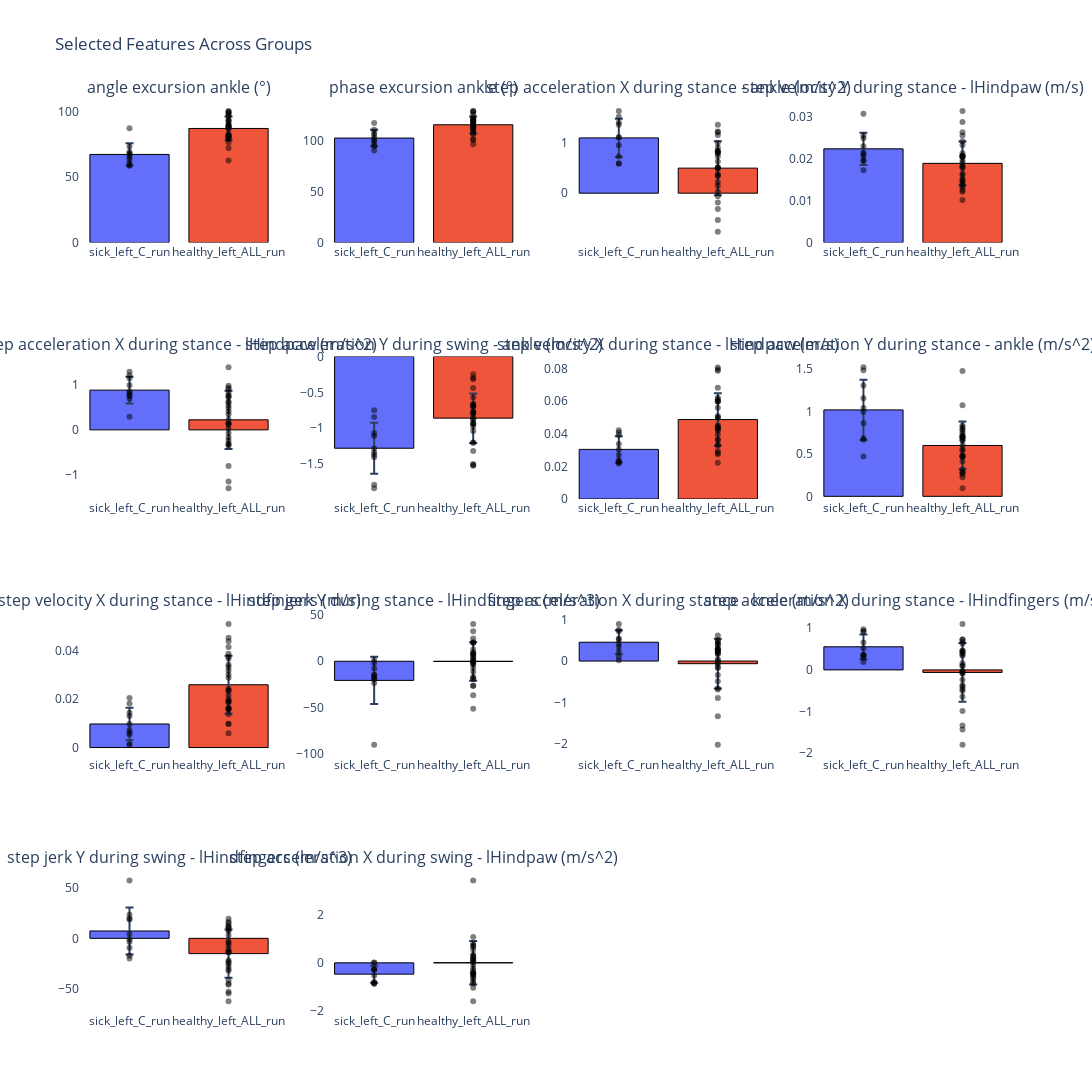

The code cell stored with this chart in its notebook:
### Code cell
## Compare the statistically significant results against the e_sick group
print(f"Number of features: {len(res_df)}")

## remove all the features in all_vs_c_df that have ' at ' in the name
all_vs_c_df = all_vs_c_df[~all_vs_c_df['feature'].str.contains(' at ', case=False)]
print(f"Number of significant features that describe the lesion effect: {len(all_vs_c_df)}")

res_df_lesion = res_df[res_df['feature'].isin(all_vs_c_df['feature'])]

print(f"Number selected lesion features affected by the treatment: {len(res_df_lesion)}")
print(f"Lesion features affected by the treatment:\n{res_df_lesion.head()}")
print(f"Number of features going towards healthy: {len(res_df_lesion[res_df_lesion['direction'] == 'towards_healthy'])}")
print(res_df_lesion['feature'][res_df_lesion['direction'] == 'towards_healthy'].to_list())
print(f"Number of features worsening: {len(res_df_lesion[res_df_lesion['direction'] == 'away_from_healthy'])}")
print(res_df_lesion['feature'][res_df_lesion['direction'] == 'away_from_healthy'].to_list())

## Compare all healthy vs treatment to see non-pathology-related features
healthy_vs_treatment_df = all_vs_e_df[~all_vs_e_df['feature'].str.contains(' at ', case=False)]
print(f"\nNumber of significant features affected by the treatment: {len(healthy_vs_treatment_df)}")
## Remove the features that are in the lesion effect
healthy_vs_treatment_df = healthy_vs_treatment_df[~healthy_vs_treatment_df['feature'].isin(all_vs_c_df['feature'])]

res_df_treatment = res_df[res_df['feature'].isin(healthy_vs_treatment_df['feature'])]
print(f"Number of selected features that are not pathological: {len(res_df_treatment)}")

print(f"Non-pathological features: {res_df_treatment.head()}")
print(f"Number of features going towards healthy: {len(res_df_treatment[res_df_treatment['direction'] == 'towards_healthy'])}")
print(res_df_treatment['feature'][res_df_treatment['direction'] == 'towards_healthy'].to_list())
print(f"Number of features worsening: {len(res_df_treatment[res_df_treatment['direction'] == 'away_from_healthy'])}")
print(res_df_treatment['feature'][res_df_treatment['direction'] == 'away_from_healthy'].to_list())

### DEBUG
# lesion_set = set(all_vs_c_df['feature'])
# treat_set = set(healthy_vs_treatment_df['feature'])

# overlap = lesion_set & treat_set

# print(f"Lesion features: {len(lesion_set)}")
# print(f"Treatment features: {len(treat_set)}")
# print(f"Overlap: {len(overlap)}")
# print(f"Expected non-pathological: {len(treat_set) - len(overlap)}")
# print(f"Your non-pathological: {len(healthy_vs_treatment_df[~healthy_vs_treatment_df['feature'].isin(lesion_set)])}")
res_df_lesion.to_csv(os.path.join('./', 'lesion_features_affected_by_treatment.csv'), index=False)
res_df_treatment.to_csv(os.path.join('./', 'non_pathological_features_affected_by_treatment.csv'), index=False)

print(feature_subsets[limb].keys())
fig_lesion = plot_features_list_across_groups(
    feature_list=res_df_lesion['feature'].tolist(),
    feature_subsets=feature_subsets,
    limb='hindlimb',
    sides=['left'],  # or ['left', 'right']
    groups=['healthy_left_ALL_', 'sick_left_C_']  
)
fig_lesion.show()

fig_non_path = plot_features_list_across_groups(
    feature_list=res_df_treatment['feature'].tolist(),
    feature_subsets=feature_subsets,
    limb='hindlimb',
    sides=['left'],
    groups=['healthy_left_ALL_', 'sick_left_E_'] 
)
fig_non_path.show()

fig_lesion.write_image("lesion_features.svg")
fig_non_path.write_image("non_pathological_features.svg")

### Figure 1 — Plotly figure (JSON) as saved in the notebook; plotly's stock layout.template omitted (floating-point values rounded to 4 significant figures)
{"data": [{"error_y": {"array": [8.463, 9.042], "type": "data", "visible": true}, "marker": {"color": ["#636EFA", "#EF553B"], "line": {"color": "black", "width": 1}}, "name": "Mean angle excursion - rhindlimb - ankle (°)", "type": "bar", "x": ["sick_left_C_run", "healthy_left_ALL_run"], "xaxis": "x", "y": [67.16, 86.98], "yaxis": "y"}, {"marker": {"color": "black", "opacity": 0.5, "size": 6}, "mode": "markers", "showlegend": false, "type": "scatter", "x": ["sick_left_C_run", "sick_left_C_run", "sick_left_C_run", "sick_left_C_run", "sick_left_C_run", "sick_left_C_run", "sick_left_C_run", "sick_left_C_run", "sick_left_C_run", "sick_left_C_run"], "xaxis": "x", "y": [67.72, 63.57, 58.57, 87.2, 60.54, 65.3, 73.31, 58.97, 67.33, 69.1], "yaxis": "y"}, {"marker": {"color": "black", "opacity": 0.5, "size": 6}, "mode": "markers", "showlegend": false, "type": "scatter", "x": ["healthy_left_ALL_run", "healthy_left_ALL_run", "healthy_left_ALL_run", "healthy_left_ALL_run", "healthy_left_ALL_run", "healthy_left_ALL_run", "healthy_left_ALL_run", "healthy_left_ALL_run", "healthy_left_ALL_run", "healthy_left_ALL_run", "healthy_left_ALL_run", "healthy_left_ALL_run", "healthy_left_ALL_run", "healthy_left_ALL_run", "healthy_left_ALL_run", "healthy_left_ALL_run", "healthy_left_ALL_run", "healthy_left_ALL_run", "healthy_left_ALL_run", "healthy_left_ALL_run", "healthy_left_ALL_run", "healthy_left_ALL_run", "healthy_left_ALL_run", "healthy_left_ALL_run", "healthy_left_ALL_run", "healthy_left_ALL_run", "healthy_left_ALL_run", "healthy_left_ALL_run"], "xaxis": "x", "y": [87.37, 100.4, 99.68, 82.69, 98.33, 92.6, 88.41, 76.45, 93.69, 86.48, 92.83, 99.33, 80.23, 81.14, 88.5, 90.06, 97.33, 87.93, 62.58, 72.08, 79.18, 82.06, 88.79, 90.34, 81.0, 78.86, 80.75, 96.23], "yaxis": "y"}, {"error_y": {"array": [8.154, 8.249], "type": "data", "visible": true}, "marker": {"color": ["#636EFA", "#EF553B"], "line": {"color": "black", "width": 1}}, "name": "Mean phase excursion - rhindlimb - ankle (°)", "type": "bar", "x": ["sick_left_C_run", "healthy_left_ALL_run"], "xaxis": "x2", "y": [102.8, 115.9], "yaxis": "y2"}, {"marker": {"color": "black", "opacity": 0.5, "size": 6}, "mode": "markers", "showlegend": false, "type": "scatter", "x": ["sick_left_C_run", "sick_left_C_run", "sick_left_C_run", "sick_left_C_run", "sick_left_C_run", "sick_left_C_run", "sick_left_C_run", "sick_left_C_run", "sick_left_C_run", "sick_left_C_run"], "xaxis": "x2", "y": [103.2, 99.71, 96.32, 117.7, 94.74, 111.1, 108.1, 90.59, 100.8, 106.2], "yaxis": "y2"}, {"marker": {"color": "black", "opacity": 0.5, "size": 6}, "mode": "markers", "showlegend": false, "type": "scatter", "x": ["healthy_left_ALL_run", "healthy_left_ALL_run", "healthy_left_ALL_run", "healthy_left_ALL_run", "healthy_left_ALL_run", "healthy_left_ALL_run", "healthy_left_ALL_run", "healthy_left_ALL_run", "healthy_left_ALL_run", "healthy_left_ALL_run", "healthy_left_ALL_run", "healthy_left_ALL_run", "healthy_left_ALL_run", "healthy_left_ALL_run", "healthy_left_ALL_run", "healthy_left_ALL_run", "healthy_left_ALL_run", "healthy_left_ALL_run", "healthy_left_ALL_run", "healthy_left_ALL_run", "healthy_left_ALL_run", "healthy_left_ALL_run", "healthy_left_ALL_run", "healthy_left_ALL_run", "healthy_left_ALL_run", "healthy_left_ALL_run", "healthy_left_ALL_run", "healthy_left_ALL_run"], "xaxis": "x2", "y": [110.0, 129.3, 120.7, 121.9, 122.7, 121.3, 107.7, 96.68, 125.6, 114.9, 119.1, 129.6, 100.8, 113.7, 116.7, 114.5, 120.4, 119.0, 101.7, 106.7, 115.1, 113.5, 116.5, 119.2, 116.9, 111.2, 112.0, 128.2], "yaxis": "y2"}, {"error_y": {"array": [0.3801, 0.5353], "type": "data", "visible": true}, "marker": {"color": ["#636EFA", "#EF553B"], "line": {"color": "black", "width": 1}}, "name": "Mean step acceleration X during stance - ankle (m/s^2)", "type": "bar", "x": ["sick_left_C_run", "healthy_left_ALL_run"], "xaxis": "x3", "y": [1.096, 0.4962], "yaxis": "y3"}, {"marker": {"color": "black", "opacity": 0.5, "size": 6}, "mode": "markers", "showlegend": false, "type": "scatter", "x": ["sick_left_C_run", "sick_left_C_run", "sick_left_C_run", "sick_left_C_run", "sick_left_C_run", "sick_left_C_run", "sick_left_C_run", "sick_left_C_run", "sick_left_C_run", "sick_left_C_run"], "xaxis": "x3", "y": [0.7249, 1.108, 1.356, 0.5925, 1.398, 1.631, 1.101, 0.9477, 1.515, 0.5809], "yaxis": "y3"}, {"marker": {"color": "black", "opacity": 0.5, "size": 6}, "mode": "markers", "showlegend": false, "type": "scatter", "x": ["healthy_left_ALL_run", "healthy_left_ALL_run", "healthy_left_ALL_run", "healthy_left_ALL_run", "healthy_left_ALL_run", "healthy_left_ALL_run", "healthy_left_ALL_run", "healthy_left_ALL_run", "healthy_left_ALL_run", "healthy_left_ALL_run", "healthy_left_ALL_run", "healthy_left_ALL_run", "healthy_left_ALL_run", "healthy_left_ALL_run", "healthy_left_ALL_run", "healthy_left_ALL_run", "healthy_left_ALL_run", "healthy_left_ALL_run", "healthy_left_ALL_run", "healthy_left_ALL_run", "healthy_left_ALL_run", "healthy_left_ALL_run", "healthy_left_ALL_run", "healthy_left_ALL_run", "healthy_left_ALL_run", "healthy_left_ALL_run", "healthy_left_ALL_run", "healthy_left_ALL_run"], "xaxis": "x3", "y": [-0.5328, 0.1496, -0.06222, -0.3119, 0.9927, 0.5139, 0.9013, 0.7303, 0.6302, 1.354, 0.3436, 0.2199, -0.762, 0.8301, 0.02997, 1.221, 0.382, 1.151, 0.7968, 0.7949, 1.208, 0.4921, 0.5085, -0.1834, 0.8359, 0.4914, 0.8232, 0.3458], "yaxis": "y3"}, {"error_y": {"array": [0.00385, 0.005193], "type": "data", "visible": true}, "marker": {"color": ["#636EFA", "#EF553B"], "line": {"color": "black", "width": 1}}, "name": "Mean step velocity Y during stance - lHindpaw (m/s)", "type": "bar", "x": ["sick_left_C_run", "healthy_left_ALL_run"], "xaxis": "x4", "y": [0.02228, 0.01882], "yaxis": "y4"}, {"marker": {"color": "black", "opacity": 0.5, "size": 6}, "mode": "markers", "showlegend": false, "type": "scatter", "x": ["sick_left_C_run", "sick_left_C_run", "sick_left_C_run", "sick_left_C_run", "sick_left_C_run", "sick_left_C_run", "sick_left_C_run", "sick_left_C_run", "sick_left_C_run", "sick_left_C_run"], "xaxis": "x4", "y": [0.02478, 0.02133, 0.02291, 0.01721, 0.02049, 0.03061, 0.02102, 0.01946, 0.02546, 0.01948], "yaxis": "y4"}, {"marker": {"color": "black", "opacity": 0.5, "size": 6}, "mode": "markers", "showlegend": false, "type": "scatter", "x": ["healthy_left_ALL_run", "healthy_left_ALL_run", "healthy_left_ALL_run", "healthy_left_ALL_run", "healthy_left_ALL_run", "healthy_left_ALL_run", "healthy_left_ALL_run", "healthy_left_ALL_run", "healthy_left_ALL_run", "healthy_left_ALL_run", "healthy_left_ALL_run", "healthy_left_ALL_run", "healthy_left_ALL_run", "healthy_left_ALL_run", "healthy_left_ALL_run", "healthy_left_ALL_run", "healthy_left_ALL_run", "healthy_left_ALL_run", "healthy_left_ALL_run", "healthy_left_ALL_run", "healthy_left_ALL_run", "healthy_left_ALL_run", "healthy_left_ALL_run", "healthy_left_ALL_run", "healthy_left_ALL_run", "healthy_left_ALL_run", "healthy_left_ALL_run", "healthy_left_ALL_run"], "xaxis": "x4", "y": [0.02619, 0.01208, 0.01244, 0.02051, 0.0177, 0.02316, 0.01465, 0.01398, 0.01896, 0.02125, 0.01357, 0.01593, 0.01009, 0.01952, 0.02066, 0.02547, 0.02049, 0.0313, 0.01818, 0.01314, 0.02409, 0.01801, 0.02864, 0.0203, 0.01642, 0.01461, 0.01515, 0.02039], "yaxis": "y4"}, {"error_y": {"array": [0.2975, 0.651], "type": "data", "visible": true}, "marker": {"color": ["#636EFA", "#EF553B"], "line": {"color": "black", "width": 1}}, "name": "Mean step acceleration X during stance - lHindpaw (m/s^2)", "type": "bar", "x": ["sick_left_C_run", "healthy_left_ALL_run"], "xaxis": "x5", "y": [0.89, 0.225], "yaxis": "y5"}, {"marker": {"color": "black", "opacity": 0.5, "size": 6}, "mode": "markers", "showlegend": false, "type": "scatter", "x": ["sick_left_C_run", "sick_left_C_run", "sick_left_C_run", "sick_left_C_run", "sick_left_C_run", "sick_left_C_run", "sick_left_C_run", "sick_left_C_run", "sick_left_C_run", "sick_left_C_run"], "xaxis": "x5", "y": [0.7513, 1.001, 0.8325, 0.2933, 1.304, 1.225, 0.8573, 0.6957, 1.158, 0.7821], "yaxis": "y5"}, {"marker": {"color": "black", "opacity": 0.5, "size": 6}, "mode": "markers", "showlegend": false, "type": "scatter", "x": ["healthy_left_ALL_run", "healthy_left_ALL_run", "healthy_left_ALL_run", "healthy_left_ALL_run", "healthy_left_ALL_run", "healthy_left_ALL_run", "healthy_left_ALL_run", "healthy_left_ALL_run", "healthy_left_ALL_run", "healthy_left_ALL_run", "healthy_left_ALL_run", "healthy_left_ALL_run", "healthy_left_ALL_run", "healthy_left_ALL_run", "healthy_left_ALL_run", "healthy_left_ALL_run", "healthy_left_ALL_run", "healthy_left_ALL_run", "healthy_left_ALL_run", "healthy_left_ALL_run", "healthy_left_ALL_run", "healthy_left_ALL_run", "healthy_left_ALL_run", "healthy_left_ALL_run", "healthy_left_ALL_run", "healthy_left_ALL_run", "healthy_left_ALL_run", "healthy_left_ALL_run"], "xaxis": "x5", "y": [-1.158, -0.3253, -0.167, -0.808, 0.9869, -0.2402, 0.946, 0.4162, 0.2301, 0.9106, 0.1417, -0.3562, -1.305, 0.7267, 0.1363, 0.769, 0.03013, 0.4885, 0.6147, 0.8307, 1.4, 0.7512, -0.06827, -0.3055, 0.6279, 0.5451, 0.3497, 0.1335], "yaxis": "y5"}, {"error_y": {"array": [0.3555, 0.345], "type": "data", "visible": true}, "marker": {"color": ["#636EFA", "#EF553B"], "line": {"color": "black", "width": 1}}, "name": "Mean step acceleration Y during swing - ankle (m/s^2)", "type": "bar", "x": ["sick_left_C_run", "healthy_left_ALL_run"], "xaxis": "x6", "y": [-1.278, -0.8591], "yaxis": "y6"}, {"marker": {"color": "black", "opacity": 0.5, "size": 6}, "mode": "markers", "showlegend": false, "type": "scatter", "x": ["sick_left_C_run", "sick_left_C_run", "sick_left_C_run", "sick_left_C_run", "sick_left_C_run", "sick_left_C_run", "sick_left_C_run", "sick_left_C_run", "sick_left_C_run", "sick_left_C_run"], "xaxis": "x6", "y": [-1.404, -1.068, -1.787, -0.7507, -1.34, -1.835, -1.108, -1.368, -1.281, -0.8431], "yaxis": "y6"}, {"marker": {"color": "black", "opacity": 0.5, "size": 6}, "mode": "markers", "showlegend": false, "type": "scatter", "x": ["healthy_left_ALL_run", "healthy_left_ALL_run", "healthy_left_ALL_run", "healthy_left_ALL_run", "healthy_left_ALL_run", "healthy_left_ALL_run", "healthy_left_ALL_run", "healthy_left_ALL_run", "healthy_left_ALL_run", "healthy_left_ALL_run", "healthy_left_ALL_run", "healthy_left_ALL_run", "healthy_left_ALL_run", "healthy_left_ALL_run", "healthy_left_ALL_run", "healthy_left_ALL_run", "healthy_left_ALL_run", "healthy_left_ALL_run", "healthy_left_ALL_run", "healthy_left_ALL_run", "healthy_left_ALL_run", "healthy_left_ALL_run", "healthy_left_ALL_run", "healthy_left_ALL_run", "healthy_left_ALL_run", "healthy_left_ALL_run", "healthy_left_ALL_run", "healthy_left_ALL_run"], "xaxis": "x6", "y": [-1.202, -0.7632, -0.3164, -0.7948, -0.6955, -0.8774, -0.9342, -1.522, -0.7849, -0.9402, -0.2459, -0.975, -1.498, -0.4396, -1.512, -0.6948, -1.318, -0.9292, -0.8413, -0.6722, -0.2965, -0.8715, -1.2, -0.6569, -0.7811, -0.567, -1.039, -0.6868], "yaxis": "y6"}, {"error_y": {"array": [0.008055, 0.01609], "type": "data", "visible": true}, "marker": {"color": ["#636EFA", "#EF553B"], "line": {"color": "black", "width": 1}}, "name": "Mean step velocity X during stance - lHindpaw (m/s)", "type": "bar", "x": ["sick_left_C_run", "healthy_left_ALL_run"], "xaxis": "x7", "y": [0.03042, 0.04871], "yaxis": "y7"}, {"marker": {"color": "black", "opacity": 0.5, "size": 6}, "mode": "markers", "showlegend": false, "type": "scatter", "x": ["sick_left_C_run", "sick_left_C_run", "sick_left_C_run", "sick_left_C_run", "sick_left_C_run", "sick_left_C_run", "sick_left_C_run", "sick_left_C_run", "sick_left_C_run", "sick_left_C_run"], "xaxis": "x7", "y": [0.02177, 0.02243, 0.03917, 0.02702, 0.02299, 0.0303, 0.0408, 0.02377, 0.0422, 0.03373], "yaxis": "y7"}, {"marker": {"color": "black", "opacity": 0.5, "size": 6}, "mode": "markers", "showlegend": false, "type": "scatter", "x": ["healthy_left_ALL_run", "healthy_left_ALL_run", "healthy_left_ALL_run", "healthy_left_ALL_run", "healthy_left_ALL_run", "healthy_left_ALL_run", "healthy_left_ALL_run", "healthy_left_ALL_run", "healthy_left_ALL_run", "healthy_left_ALL_run", "healthy_left_ALL_run", "healthy_left_ALL_run", "healthy_left_ALL_run", "healthy_left_ALL_run", "healthy_left_ALL_run", "healthy_left_ALL_run", "healthy_left_ALL_run", "healthy_left_ALL_run", "healthy_left_ALL_run", "healthy_left_ALL_run", "healthy_left_ALL_run", "healthy_left_ALL_run", "healthy_left_ALL_run", "healthy_left_ALL_run", "healthy_left_ALL_run", "healthy_left_ALL_run", "healthy_left_ALL_run", "healthy_left_ALL_run"], "xaxis": "x7", "y": [0.0807, 0.04527, 0.02828, 0.05989, 0.04402, 0.04987, 0.02222, 0.03951, 0.03328, 0.06204, 0.03628, 0.05092, 0.04997, 0.03635, 0.06823, 0.05967, 0.04199, 0.0794, 0.02937, 0.03287, 0.06112, 0.04411, 0.07856, 0.04278, 0.056, 0.02749, 0.04364, 0.06], "yaxis": "y7"}, {"error_y": {"array": [0.3555, 0.2811], "type": "data", "visible": true}, "marker": {"color": ["#636EFA", "#EF553B"], "line": {"color": "black", "width": 1}}, "name": "Mean step acceleration Y during stance - ankle (m/s^2)", "type": "bar", "x": ["sick_left_C_run", "healthy_left_ALL_run"], "xaxis": "x8", "y": [1.019, 0.5996], "yaxis": "y8"}, {"marker": {"color": "black", "opacity": 0.5, "size": 6}, "mode": "markers", "showlegend": false, "type": "scatter", "x": ["sick_left_C_run", "sick_left_C_run", "sick_left_C_run", "sick_left_C_run", "sick_left_C_run", "sick_left_C_run", "sick_left_C_run", "sick_left_C_run", "sick_left_C_run", "sick_left_C_run"], "xaxis": "x8", "y": [1.305, 0.8604, 1.52, 0.468, 0.997, 1.487, 0.6661, 1.041, 1.157, 0.6838], "yaxis": "y8"}, {"marker": {"color": "black", "opacity": 0.5, "size": 6}, "mode": "markers", "showlegend": false, "type": "scatter", "x": ["healthy_left_ALL_run", "healthy_left_ALL_run", "healthy_left_ALL_run", "healthy_left_ALL_run", "healthy_left_ALL_run", "healthy_left_ALL_run", "healthy_left_ALL_run", "healthy_left_ALL_run", "healthy_left_ALL_run", "healthy_left_ALL_run", "healthy_left_ALL_run", "healthy_left_ALL_run", "healthy_left_ALL_run", "healthy_left_ALL_run", "healthy_left_ALL_run", "healthy_left_ALL_run", "healthy_left_ALL_run", "healthy_left_ALL_run", "healthy_left_ALL_run", "healthy_left_ALL_run", "healthy_left_ALL_run", "healthy_left_ALL_run", "healthy_left_ALL_run", "healthy_left_ALL_run", "healthy_left_ALL_run", "healthy_left_ALL_run", "healthy_left_ALL_run", "healthy_left_ALL_run"], "xaxis": "x8", "y": [0.7131, 0.2614, 0.09675, 0.6614, 0.7446, 0.6605, 0.6009, 1.477, 0.4776, 0.7066, 0.3198, 0.5545, 0.6962, 0.2854, 1.073, 0.5358, 0.7739, 0.8146, 0.683, 0.4651, 0.2257, 0.4096, 0.8347, 0.4748, 0.4674, 0.2821, 0.7897, 0.7035], "yaxis": "y8"}, {"error_y": {"array": [0.006677, 0.01197], "type": "data", "visible": true}, "marker": {"color": ["#636EFA", "#EF553B"], "line": {"color": "black", "width": 1}}, "name": "Mean step velocity X during stance - lHindfingers (m/s)", "type": "bar", "x": ["sick_left_C_run", "healthy_left_ALL_run"], "xaxis": "x9", "y": [0.009762, 0.02601], "yaxis": "y9"}, {"marker": {"color": "black", "opacity": 0.5, "size": 6}, "mode": "markers", "showlegend": false, "type": "scatter", "x": ["sick_left_C_run", "sick_left_C_run", "sick_left_C_run", "sick_left_C_run", "sick_left_C_run", "sick_left_C_run", "sick_left_C_run", "sick_left_C_run", "sick_left_C_run", "sick_left_C_run"], "xaxis": "x9", "y": [0.001528, 0.00611, 0.0144, 0.005376, 0.007279, 0.009777, 0.02054, 0.001213, 0.01828, 0.0131], "yaxis": "y9"}, {"marker": {"color": "black", "opacity": 0.5, "size": 6}, "mode": "markers", "showlegend": false, "type": "scatter", "x": ["healthy_left_ALL_run", "healthy_left_ALL_run", "healthy_left_ALL_run", "healthy_left_ALL_run", "healthy_left_ALL_run", "healthy_left_ALL_run", "healthy_left_ALL_run", "healthy_left_ALL_run", "healthy_left_ALL_run", "healthy_left_ALL_run", "healthy_left_ALL_run", "healthy_left_ALL_run", "healthy_left_ALL_run", "healthy_left_ALL_run", "healthy_left_ALL_run", "healthy_left_ALL_run", "healthy_left_ALL_run", "healthy_left_ALL_run", "healthy_left_ALL_run", "healthy_left_ALL_run", "healthy_left_ALL_run", "healthy_left_ALL_run", "healthy_left_ALL_run", "healthy_left_ALL_run", "healthy_left_ALL_run", "healthy_left_ALL_run", "healthy_left_ALL_run", "healthy_left_ALL_run"], "xaxis": "x9", "y": [0.05123, 0.02161, 0.009738, 0.03192, 0.01574, 0.01999, 0.005919, 0.01862, 0.01647, 0.03759, 0.01924, 0.02889, 0.03332, 0.01601, 0.04549, 0.03028, 0.02363, 0.04164, 0.01384, 0.01632, 0.03884, 0.0235, 0.04403, 0.019, 0.03428, 0.009898, 0.02435, 0.03686], "yaxis": "y9"}, {"error_y": {"array": [25.63, 20.69], "type": "data", "visible": true}, "marker": {"color": ["#636EFA", "#EF553B"], "line": {"color": "black", "width": 1}}, "name": "Mean step jerk Y during stance - lHindfingers (m/s^3)", "type": "bar", "x": ["sick_left_C_run", "healthy_left_ALL_run"], "xaxis": "x10", "y": [-20.63, -0.2285], "yaxis": "y10"}, {"marker": {"color": "black", "opacity": 0.5, "size": 6}, "mode": "markers", "showlegend": false, "type": "scatter", "x": ["sick_left_C_run", "sick_left_C_run", "sick_left_C_run", "sick_left_C_run", "sick_left_C_run", "sick_left_C_run", "sick_left_C_run", "sick_left_C_run", "sick_left_C_run", "sick_left_C_run"], "xaxis": "x10", "y": [-15.1, -23.34, 1.547, -7.897, -16.99, -90.01, -14.48, -19.52, -1.887, -18.66], "yaxis": "y10"}, {"marker": {"color": "black", "opacity": 0.5, "size": 6}, "mode": "markers", "showlegend": false, "type": "scatter", "x": ["healthy_left_ALL_run", "healthy_left_ALL_run", "healthy_left_ALL_run", "healthy_left_ALL_run", "healthy_left_ALL_run", "healthy_left_ALL_run", "healthy_left_ALL_run", "healthy_left_ALL_run", "healthy_left_ALL_run", "healthy_left_ALL_run", "healthy_left_ALL_run", "healthy_left_ALL_run", "healthy_left_ALL_run", "healthy_left_ALL_run", "healthy_left_ALL_run", "healthy_left_ALL_run", "healthy_left_ALL_run", "healthy_left_ALL_run", "healthy_left_ALL_run", "healthy_left_ALL_run", "healthy_left_ALL_run", "healthy_left_ALL_run", "healthy_left_ALL_run", "healthy_left_ALL_run", "healthy_left_ALL_run", "healthy_left_ALL_run", "healthy_left_ALL_run", "healthy_left_ALL_run"], "xaxis": "x10", "y": [-51.38, -11.43, -2.965, -0.9193, -16.9, -6.66, 4.979, 24.48, -19.31, -26.53, 0.3579, -26.49, 40.39, 1.488, 12.85, 7.581, -18.29, 32.39, 3.533, 20.27, 9.055, 20.28, 8.967, -2.28, 6.803, 0.1198, 20.0, -36.78], "yaxis": "y10"}, {"error_y": {"array": [0.2885, 0.6031], "type": "data", "visible": true}, "marker": {"color": ["#636EFA", "#EF553B"], "line": {"color": "black", "width": 1}}, "name": "Mean step acceleration X during stance - knee (m/s^2)", "type": "bar", "x": ["sick_left_C_run", "healthy_left_ALL_run"], "xaxis": "x11", "y": [0.4559, -0.06393], "yaxis": "y11"}, {"marker": {"color": "black", "opacity": 0.5, "size": 6}, "mode": "markers", "showlegend": false, "type": "scatter", "x": ["sick_left_C_run", "sick_left_C_run", "sick_left_C_run", "sick_left_C_run", "sick_left_C_run", "sick_left_C_run", "sick_left_C_run", "sick_left_C_run", "sick_left_C_run", "sick_left_C_run"], "xaxis": "x11", "y": [0.2277, 0.4185, 0.901, 0.1114, 0.7251, 0.7564, 0.3378, 0.5139, 0.5475, 0.01941], "yaxis": "y11"}, {"marker": {"color": "black", "opacity": 0.5, "size": 6}, "mode": "markers", "showlegend": false, "type": "scatter", "x": ["healthy_left_ALL_run", "healthy_left_ALL_run", "healthy_left_ALL_run", "healthy_left_ALL_run", "healthy_left_ALL_run", "healthy_left_ALL_run", "healthy_left_ALL_run", "healthy_left_ALL_run", "healthy_left_ALL_run", "healthy_left_ALL_run", "healthy_left_ALL_run", "healthy_left_ALL_run", "healthy_left_ALL_run", "healthy_left_ALL_run", "healthy_left_ALL_run", "healthy_left_ALL_run", "healthy_left_ALL_run", "healthy_left_ALL_run", "healthy_left_ALL_run", "healthy_left_ALL_run", "healthy_left_ALL_run", "healthy_left_ALL_run", "healthy_left_ALL_run", "healthy_left_ALL_run", "healthy_left_ALL_run", "healthy_left_ALL_run", "healthy_left_ALL_run", "healthy_left_ALL_run"], "xaxis": "x11", "y": [-2.026, -0.1702, -0.3401, -1.336, 0.007824, -0.1467, 0.5027, 0.302, 0.2555, 0.2682, -0.06805, -0.04247, -0.8932, 0.4067, -0.6878, 0.4346, 0.04147, 0.6195, 0.1734, 0.2867, 0.2256, 0.2151, -0.492, -0.6604, 0.2845, 0.4849, 0.3834, 0.1805], "yaxis": "y11"}, {"error_y": {"array": [0.2972, 0.7037], "type": "data", "visible": true}, "marker": {"color": ["#636EFA", "#EF553B"], "line": {"color": "black", "width": 1}}, "name": "Mean step acceleration X during stance - lHindfingers (m/s^2)", "type": "bar", "x": ["sick_left_C_run", "healthy_left_ALL_run"], "xaxis": "x12", "y": [0.5546, -0.06091], "yaxis": "y12"}, {"marker": {"color": "black", "opacity": 0.5, "size": 6}, "mode": "markers", "showlegend": false, "type": "scatter", "x": ["sick_left_C_run", "sick_left_C_run", "sick_left_C_run", "sick_left_C_run", "sick_left_C_run", "sick_left_C_run", "sick_left_C_run", "sick_left_C_run", "sick_left_C_run", "sick_left_C_run"], "xaxis": "x12", "y": [0.3405, 0.9787, 0.2867, 0.187, 0.9166, 0.9359, 0.6583, 0.5176, 0.3585, 0.3665], "yaxis": "y12"}, {"marker": {"color": "black", "opacity": 0.5, "size": 6}, "mode": "markers", "showlegend": false, "type": "scatter", "x": ["healthy_left_ALL_run", "healthy_left_ALL_run", "healthy_left_ALL_run", "healthy_left_ALL_run", "healthy_left_ALL_run", "healthy_left_ALL_run", "healthy_left_ALL_run", "healthy_left_ALL_run", "healthy_left_ALL_run", "healthy_left_ALL_run", "healthy_left_ALL_run", "healthy_left_ALL_run", "healthy_left_ALL_run", "healthy_left_ALL_run", "healthy_left_ALL_run", "healthy_left_ALL_run", "healthy_left_ALL_run", "healthy_left_ALL_run", "healthy_left_ALL_run", "healthy_left_ALL_run", "healthy_left_ALL_run", "healthy_left_ALL_run", "healthy_left_ALL_run", "healthy_left_ALL_run", "healthy_left_ALL_run", "healthy_left_ALL_run", "healthy_left_ALL_run", "healthy_left_ALL_run"], "xaxis": "x12", "y": [-1.794, -0.4595, -0.3674, -1.333, 0.4361, -0.503, 0.7278, -0.03678, -0.03001, 0.6745, -0.08709, -0.2368, -1.432, 0.4659, -0.07449, 0.452, 0.09329, 0.1001, 0.3722, 0.6265, 1.105, 0.7319, -0.9852, -0.6442, 0.341, 0.4003, 0.1592, -0.4075], "yaxis": "y12"}, {"error_y": {"array": [23.35, 24.1], "type": "data", "visible": true}, "marker": {"color": ["#636EFA", "#EF553B"], "line": {"color": "black", "width": 1}}, "name": "Mean step jerk Y during swing - lHindfingers (m/s^3)", "type": "bar", "x": ["sick_left_C_run", "healthy_left_ALL_run"], "xaxis": "x13", "y": [7.328, -15.22], "yaxis": "y13"}, {"marker": {"color": "black", "opacity": 0.5, "size": 6}, "mode": "markers", "showlegend": false, "type": "scatter", "x": ["sick_left_C_run", "sick_left_C_run", "sick_left_C_run", "sick_left_C_run", "sick_left_C_run", "sick_left_C_run", "sick_left_C_run", "sick_left_C_run", "sick_left_C_run", "sick_left_C_run"], "xaxis": "x13", "y": [-3.42, 23.56, -20.11, -17.1, 19.8, 57.73, -9.261, 18.76, -0.9111, 4.237], "yaxis": "y13"}, {"marker": {"color": "black", "opacity": 0.5, "size": 6}, "mode": "markers", "showlegend": false, "type": "scatter", "x": ["healthy_left_ALL_run", "healthy_left_ALL_run", "healthy_left_ALL_run", "healthy_left_ALL_run", "healthy_left_ALL_run", "healthy_left_ALL_run", "healthy_left_ALL_run", "healthy_left_ALL_run", "healthy_left_ALL_run", "healthy_left_ALL_run", "healthy_left_ALL_run", "healthy_left_ALL_run", "healthy_left_ALL_run", "healthy_left_ALL_run", "healthy_left_ALL_run", "healthy_left_ALL_run", "healthy_left_ALL_run", "healthy_left_ALL_run", "healthy_left_ALL_run", "healthy_left_ALL_run", "healthy_left_ALL_run", "healthy_left_ALL_run", "healthy_left_ALL_run", "healthy_left_ALL_run", "healthy_left_ALL_run", "healthy_left_ALL_run", "healthy_left_ALL_run", "healthy_left_ALL_run"], "xaxis": "x13", "y": [15.2, 7.01, 16.26, -13.63, 2.804, -30.52, -24.91, -32.32, 10.43, -13.43, -3.038, 19.44, -62.54, -10.54, -54.88, -27.52, -14.07, -53.27, -4.412, -23.49, -7.046, -46.11, -44.93, 11.71, -21.81, 8.809, -41.66, 12.17], "yaxis": "y13"}, {"error_y": {"array": [0.3534, 0.9054], "type": "data", "visible": true}, "marker": {"color": ["#636EFA", "#EF553B"], "line": {"color": "black", "width": 1}}, "name": "Mean step acceleration X during swing - lHindpaw (m/s^2)", "type": "bar", "x": ["sick_left_C_run", "healthy_left_ALL_run"], "xaxis": "x14", "y": [-0.4689, 0.005811], "yaxis": "y14"}, {"marker": {"color": "black", "opacity": 0.5, "size": 6}, "mode": "markers", "showlegend": false, "type": "scatter", "x": ["sick_left_C_run", "sick_left_C_run", "sick_left_C_run", "sick_left_C_run", "sick_left_C_run", "sick_left_C_run", "sick_left_C_run", "sick_left_C_run", "sick_left_C_run", "sick_left_C_run"], "xaxis": "x14", "y": [-0.2731, -0.7964, -0.2781, 0.01028, -0.87, -0.863, -0.2691, 0.00346, -0.8298, -0.5237], "yaxis": "y14"}, {"marker": {"color": "black", "opacity": 0.5, "size": 6}, "mode": "markers", "showlegend": false, "type": "scatter", "x": ["healthy_left_ALL_run", "healthy_left_ALL_run", "healthy_left_ALL_run", "healthy_left_ALL_run", "healthy_left_ALL_run", "healthy_left_ALL_run", "healthy_left_ALL_run", "healthy_left_ALL_run", "healthy_left_ALL_run", "healthy_left_ALL_run", "healthy_left_ALL_run", "healthy_left_ALL_run", "healthy_left_ALL_run", "healthy_left_ALL_run", "healthy_left_ALL_run", "healthy_left_ALL_run", "healthy_left_ALL_run", "healthy_left_ALL_run", "healthy_left_ALL_run", "healthy_left_ALL_run", "healthy_left_ALL_run", "healthy_left_ALL_run", "healthy_left_ALL_run", "healthy_left_ALL_run", "healthy_left_ALL_run", "healthy_left_ALL_run", "healthy_left_ALL_run", "healthy_left_ALL_run"], "xaxis": "x14", "y": [0.7943, 0.6843, 0.3331, 0.3029, -0.3297, 1.074, -1.036, -0.241, 0.2377, -0.09527, 0.09958, 0.721, 3.427, -0.8538, 0.1412, -0.4177, 0.5549, 0.05785, -0.607, -0.662, -1.591, 0.02805, 0.1912, -0.4326, -0.7834, -0.4981, -0.4357, -0.5016], "yaxis": "y14"}], "layout": {"annotations": [{"font": {"size": 16}, "showarrow": false, "text": "angle excursion ankle (°)", "x": 0.1062, "xanchor": "center", "xref": "paper", "y": 1, "yanchor": "bottom", "yref": "paper"}, {"font": {"size": 16}, "showarrow": false, "text": "phase excursion ankle (°)", "x": 0.3688, "xanchor": "center", "xref": "paper", "y": 1, "yanchor": "bottom", "yref": "paper"}, {"font": {"size": 16}, "showarrow": false, "text": "step acceleration X during stance - ankle (m/s^2)", "x": 0.6313, "xanchor": "center", "xref": "paper", "y": 1, "yanchor": "bottom", "yref": "paper"}, {"font": {"size": 16}, "showarrow": false, "text": "step velocity Y during stance - lHindpaw (m/s)", "x": 0.8938, "xanchor": "center", "xref": "paper", "y": 1, "yanchor": "bottom", "yref": "paper"}, {"font": {"size": 16}, "showarrow": false, "text": "step acceleration X during stance - lHindpaw (m/s^2)", "x": 0.1062, "xanchor": "center", "xref": "paper", "y": 0.7188, "yanchor": "bottom", "yref": "paper"}, {"font": {"size": 16}, "showarrow": false, "text": "step acceleration Y during swing - ankle (m/s^2)", "x": 0.3688, "xanchor": "center", "xref": "paper", "y": 0.7188, "yanchor": "bottom", "yref": "paper"}, {"font": {"size": 16}, "showarrow": false, "text": "step velocity X during stance - lHindpaw (m/s)", "x": 0.6313, "xanchor": "center", "xref": "paper", "y": 0.7188, "yanchor": "bottom", "yref": "paper"}, {"font": {"size": 16}, "showarrow": false, "text": "step acceleration Y during stance - ankle (m/s^2)", "x": 0.8938, "xanchor": "center", "xref": "paper", "y": 0.7188, "yanchor": "bottom", "yref": "paper"}, {"font": {"size": 16}, "showarrow": false, "text": "step velocity X during stance - lHindfingers (m/s)", "x": 0.1062, "xanchor": "center", "xref": "paper", "y": 0.4375, "yanchor": "bottom", "yref": "paper"}, {"font": {"size": 16}, "showarrow": false, "text": "step jerk Y during stance - lHindfingers (m/s^3)", "x": 0.3688, "xanchor": "center", "xref": "paper", "y": 0.4375, "yanchor": "bottom", "yref": "paper"}, {"font": {"size": 16}, "showarrow": false, "text": "step acceleration X during stance - knee (m/s^2)", "x": 0.6313, "xanchor": "center", "xref": "paper", "y": 0.4375, "yanchor": "bottom", "yref": "paper"}, {"font": {"size": 16}, "showarrow": false, "text": "step acceleration X during stance - lHindfingers (m/s^2)", "x": 0.8938, "xanchor": "center", "xref": "paper", "y": 0.4375, "yanchor": "bottom", "yref": "paper"}, {"font": {"size": 16}, "showarrow": false, "text": "step jerk Y during swing - lHindfingers (m/s^3)", "x": 0.1062, "xanchor": "center", "xref": "paper", "y": 0.1562, "yanchor": "bottom", "yref": "paper"}, {"font": {"size": 16}, "showarrow": false, "text": "step acceleration X during swing - lHindpaw (m/s^2)", "x": 0.3688, "xanchor": "center", "xref": "paper", "y": 0.1562, "yanchor": "bottom", "yref": "paper"}], "height": 2000, "plot_bgcolor": "rgba(0,0,0,0)", "showlegend": false, "title": {"text": "Selected Features Across Groups"}, "width": 1600, "xaxis": {"anchor": "y", "domain": [0, 0.2125]}, "xaxis10": {"anchor": "y10", "domain": [0.2625, 0.475]}, "xaxis11": {"anchor": "y11", "domain": [0.525, 0.7375]}, "xaxis12": {"anchor": "y12", "domain": [0.7875, 1]}, "xaxis13": {"anchor": "y13", "domain": [0, 0.2125]}, "xaxis14": {"anchor": "y14", "domain": [0.2625, 0.475]}, "xaxis15": {"anchor": "y15", "domain": [0.525, 0.7375]}, "xaxis16": {"anchor": "y16", "domain": [0.7875, 1]}, "xaxis2": {"anchor": "y2", "domain": [0.2625, 0.475]}, "xaxis3": {"anchor": "y3", "domain": [0.525, 0.7375]}, "xaxis4": {"anchor": "y4", "domain": [0.7875, 1]}, "xaxis5": {"anchor": "y5", "domain": [0, 0.2125]}, "xaxis6": {"anchor": "y6", "domain": [0.2625, 0.475]}, "xaxis7": {"anchor": "y7", "domain": [0.525, 0.7375]}, "xaxis8": {"anchor": "y8", "domain": [0.7875, 1]}, "xaxis9": {"anchor": "y9", "domain": [0, 0.2125]}, "yaxis": {"anchor": "x", "domain": [0.8438, 1]}, "yaxis10": {"anchor": "x10", "domain": [0.2812, 0.4375]}, "yaxis11": {"anchor": "x11", "domain": [0.2812, 0.4375]}, "yaxis12": {"anchor": "x12", "domain": [0.2812, 0.4375]}, "yaxis13": {"anchor": "x13", "domain": [0, 0.1562]}, "yaxis14": {"anchor": "x14", "domain": [0, 0.1562]}, "yaxis15": {"anchor": "x15", "domain": [0, 0.1562]}, "yaxis16": {"anchor": "x16", "domain": [0, 0.1562]}, "yaxis2": {"anchor": "x2", "domain": [0.8438, 1]}, "yaxis3": {"anchor": "x3", "domain": [0.8438, 1]}, "yaxis4": {"anchor": "x4", "domain": [0.8438, 1]}, "yaxis5": {"anchor": "x5", "domain": [0.5625, 0.7188]}, "yaxis6": {"anchor": "x6", "domain": [0.5625, 0.7188]}, "yaxis7": {"anchor": "x7", "domain": [0.5625, 0.7188]}, "yaxis8": {"anchor": "x8", "domain": [0.5625, 0.7188]}, "yaxis9": {"anchor": "x9", "domain": [0.2812, 0.4375]}}}
